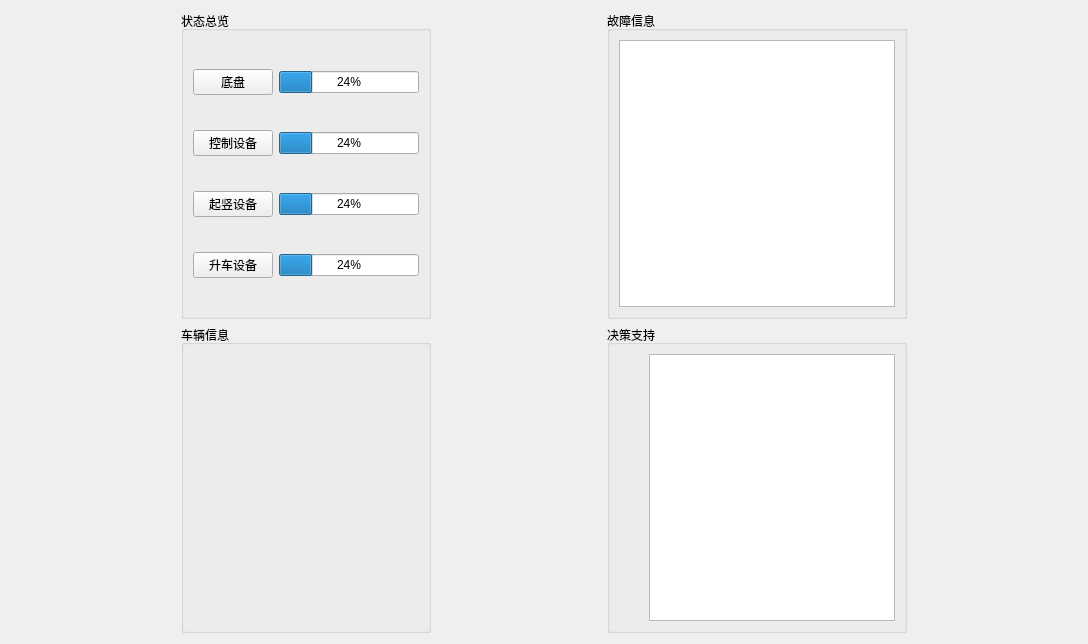
<?xml version="1.0" encoding="UTF-8"?>
<ui version="4.0">
 <class>WholeEquipWgt</class>
 <widget class="QWidget" name="WholeEquipWgt">
  <property name="geometry">
   <rect>
    <x>0</x>
    <y>0</y>
    <width>1088</width>
    <height>644</height>
   </rect>
  </property>
  <property name="windowTitle">
   <string>Form</string>
  </property>
  <layout class="QHBoxLayout" name="horizontalLayout">
   <item>
    <layout class="QVBoxLayout" name="verticalLayout">
     <item>
      <widget class="QGroupBox" name="groupBox">
       <property name="maximumSize">
        <size>
         <width>250</width>
         <height>16777215</height>
        </size>
       </property>
       <property name="title">
        <string>状态总览</string>
       </property>
       <layout class="QGridLayout" name="gridLayout">
        <item row="0" column="0">
         <widget class="QPushButton" name="BtnChassis">
          <property name="text">
           <string>底盘</string>
          </property>
         </widget>
        </item>
        <item row="0" column="1">
         <widget class="QProgressBar" name="progressBarChassis">
          <property name="value">
           <number>24</number>
          </property>
         </widget>
        </item>
        <item row="1" column="0">
         <widget class="QPushButton" name="BtnCtrlEquip">
          <property name="text">
           <string>控制设备</string>
          </property>
         </widget>
        </item>
        <item row="1" column="1">
         <widget class="QProgressBar" name="progressBarCtrlEquip">
          <property name="value">
           <number>24</number>
          </property>
         </widget>
        </item>
        <item row="2" column="0">
         <widget class="QPushButton" name="BtnVerticalEquip">
          <property name="text">
           <string>起竖设备</string>
          </property>
         </widget>
        </item>
        <item row="2" column="1">
         <widget class="QProgressBar" name="progressBarVerticalEquip">
          <property name="value">
           <number>24</number>
          </property>
         </widget>
        </item>
        <item row="3" column="0">
         <widget class="QPushButton" name="BtnRaiseEquip">
          <property name="text">
           <string>升车设备</string>
          </property>
         </widget>
        </item>
        <item row="3" column="1">
         <widget class="QProgressBar" name="progressBarRaiseEquip">
          <property name="value">
           <number>24</number>
          </property>
         </widget>
        </item>
       </layout>
      </widget>
     </item>
     <item>
      <widget class="QGroupBox" name="groupBox_2">
       <property name="maximumSize">
        <size>
         <width>250</width>
         <height>16777215</height>
        </size>
       </property>
       <property name="title">
        <string>车辆信息</string>
       </property>
      </widget>
     </item>
    </layout>
   </item>
   <item>
    <layout class="QVBoxLayout" name="verticalLayout_2">
     <item>
      <widget class="QGroupBox" name="groupBox_3">
       <property name="maximumSize">
        <size>
         <width>300</width>
         <height>16777215</height>
        </size>
       </property>
       <property name="title">
        <string>故障信息</string>
       </property>
       <layout class="QGridLayout" name="gridLayout_2">
        <item row="0" column="0">
         <widget class="QListWidget" name="listWidgetError"/>
        </item>
       </layout>
      </widget>
     </item>
     <item>
      <widget class="QGroupBox" name="groupBox_4">
       <property name="maximumSize">
        <size>
         <width>300</width>
         <height>16777215</height>
        </size>
       </property>
       <property name="title">
        <string>决策支持</string>
       </property>
       <layout class="QGridLayout" name="gridLayout_3">
        <item row="0" column="1">
         <widget class="QListWidget" name="listWidgetDecision"/>
        </item>
        <item row="0" column="0">
         <spacer name="horizontalSpacer">
          <property name="orientation">
           <enum>Qt::Horizontal</enum>
          </property>
          <property name="sizeHint" stdset="0">
           <size>
            <width>40</width>
            <height>20</height>
           </size>
          </property>
         </spacer>
        </item>
       </layout>
      </widget>
     </item>
    </layout>
   </item>
  </layout>
 </widget>
 <resources/>
 <connections/>
</ui>
